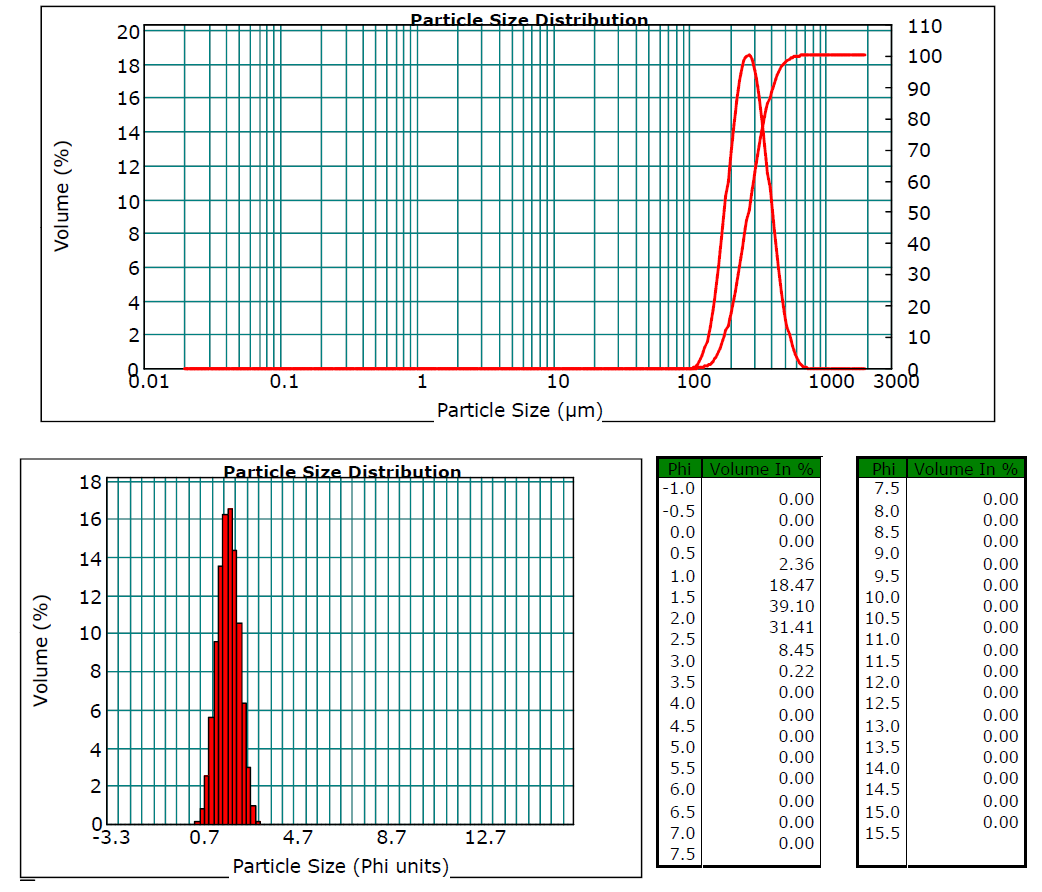
#> input picture Urala/images/PSD_urala.png, 1042 x 892 px
$ python shrink_media.py ../../Urala/images
#> lines starting #> are read from the running program, lines starting #| are printed output that depends on the picture
"""Shrink oversized images in the Static Web Apps copy of the site.

Figures are exported much larger than the book displays them (PNGs up to
~12,000 px wide, animated GIFs up to 3,600 px), which pushes the site past the
500 MB Static Web Apps limit. Images are shrunk in place under the same file
names, so no HTML needs changing:

- PNGs over PNG_MAX_PX on the long side are resized and re-encoded losslessly.
- GIFs are fitted within GIF_MAX_PX and recompressed with gifsicle --lossy.

A file is only replaced if the result is smaller. Run this on the SWA copy
only; GitHub Pages and the repo keep the originals. Needs Pillow and gifsicle.

Usage: python shrink_media.py <site_dir>
"""

import os
import subprocess
import sys
from concurrent.futures import ProcessPoolExecutor

from PIL import Image

PNG_MAX_PX = 2400
GIF_MAX_PX = 1600
GIF_LOSSY = 60
SWA_LIMIT_MB = 500


def shrink(path):
    tmp = path + ".tmp"
    if path.lower().endswith(".png"):
        with Image.open(path) as im:
            if max(im.size) <= PNG_MAX_PX:
                return path, 0, 0
            if im.mode not in ("RGB", "RGBA"):
                im = im.convert("RGBA")
            im.thumbnail((PNG_MAX_PX, PNG_MAX_PX), Image.LANCZOS)
            im.save(tmp, format="PNG", optimize=True)
    else:
        subprocess.run(
            ["gifsicle", "-O3", f"--lossy={GIF_LOSSY}", "--colors", "256",
             "--resize-fit", f"{GIF_MAX_PX}x{GIF_MAX_PX}", path, "-o", tmp],
            check=True,
        )
    before, after = os.path.getsize(path), os.path.getsize(tmp)
    if after < before:
        os.replace(tmp, path)
        return path, before, after
    os.remove(tmp)
    return path, 0, 0


if __name__ == "__main__":
    root = sys.argv[1]
    images = [
        os.path.join(dirpath, name)
        for dirpath, _, files in os.walk(root)
        for name in files
        if name.lower().endswith((".png", ".gif"))
    ]

    saved_bytes = 0
    with ProcessPoolExecutor() as pool:
        for path, before, after in pool.map(shrink, images):
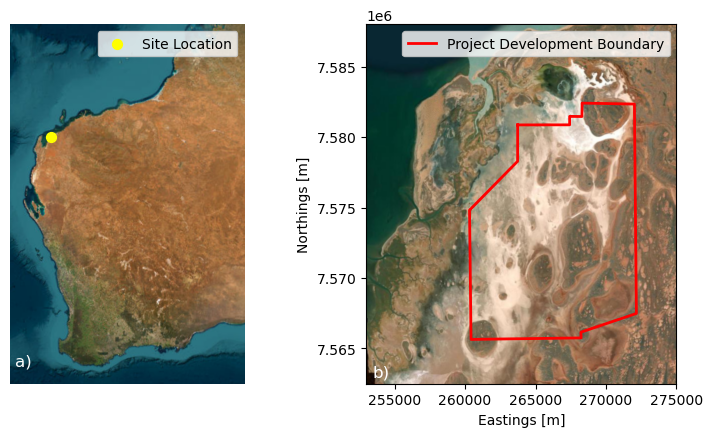
#> input picture Urala/images/Urala_Study_site_development_boundary.png, 713 x 437 px
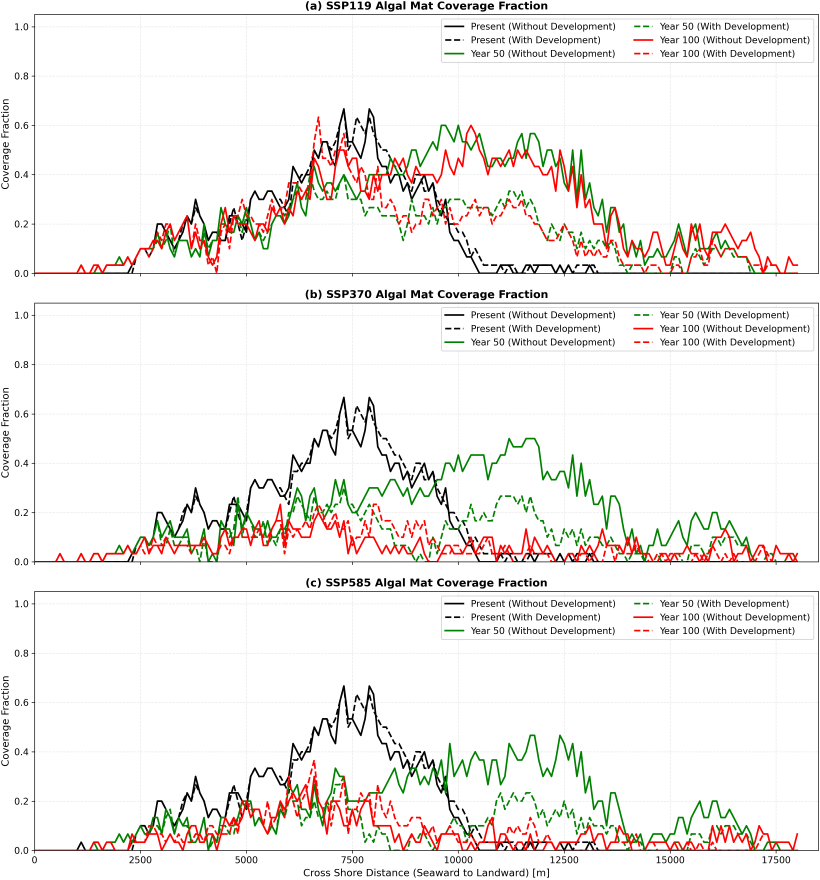
#> input picture Urala/images/Urala_RF_NoDev_vs_Dev_RedBlackGreen.png, 4098 x 4397 px (shown at 1/5 size)
#> in shrink (call 3), `im.save(tmp, format="PNG", optimize=True)`:
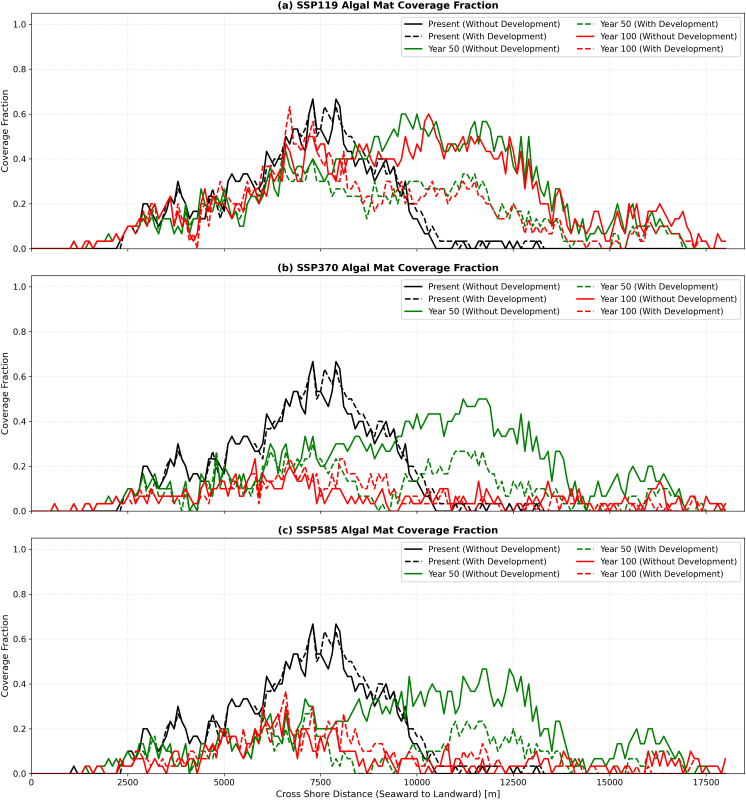
#> saved as Urala_RF_NoDev_vs_Dev_RedBlackGreen.png.tmp: PIL image 2237x2400 RGBA (shown at 1/3 size); mean R, G, B, A 242.9, 240.3, 238.2, 255
            if before:
                print(f"shrunk {os.path.relpath(path, root)} "
                      f"({before / 1048576:.1f} -> {after / 1048576:.1f} MB)")
                saved_bytes += before - after

    site_mb = sum(
        os.path.getsize(os.path.join(dirpath, name))
        for dirpath, _, files in os.walk(root)
        for name in files
    ) / 1048576
    print(f"saved {saved_bytes / 1048576:.1f} MB, site is now {site_mb:.1f} MB")
    if site_mb > SWA_LIMIT_MB:
        print(f"::error::Site is {site_mb:.0f} MB, over the {SWA_LIMIT_MB} MB Static Web Apps limit")
        sys.exit(1)
    if site_mb > SWA_LIMIT_MB * 0.9:
        print(f"::warning::Site is {site_mb:.0f} MB, close to the {SWA_LIMIT_MB} MB Static Web Apps limit")
